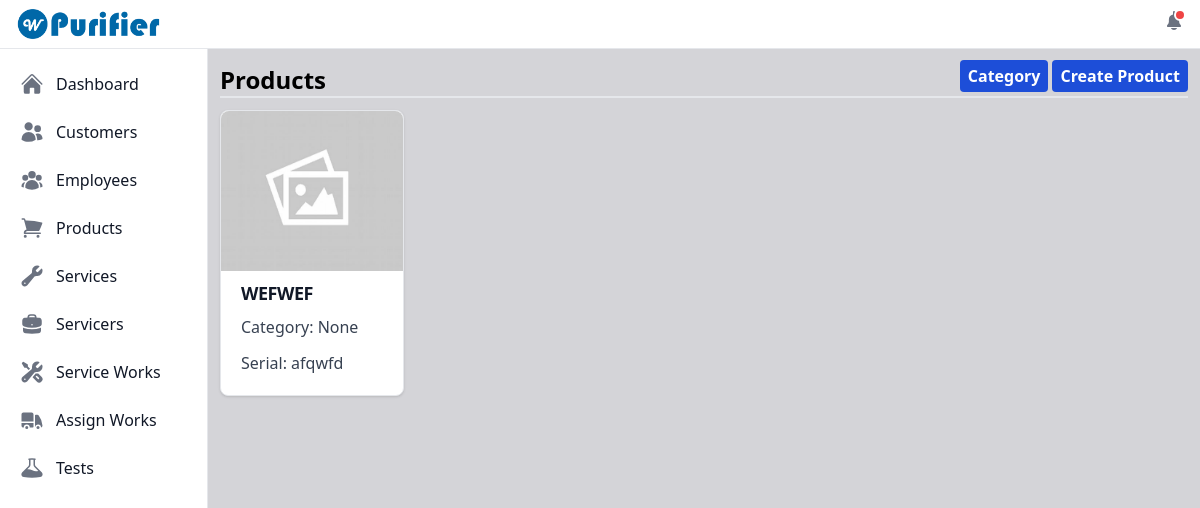
Page /view_products/ (signed in) on the earlier database version.
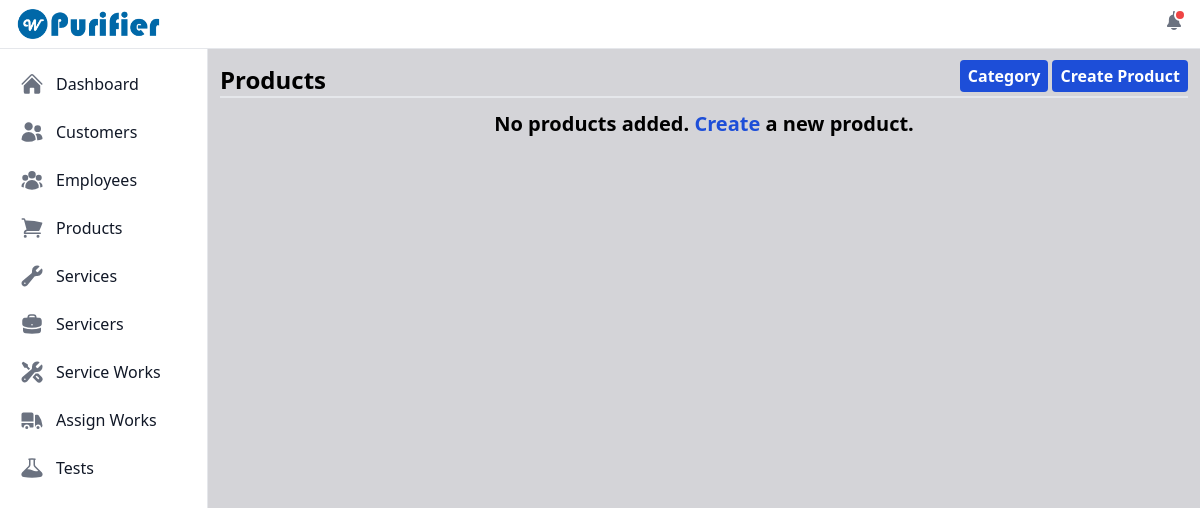
Same page on the later database version.
### purifier/models.py (models this page shows, shortened)
class Product(models.Model):
    id = models.UUIDField(primary_key=True, default=uuid.uuid4, unique=True, editable=False)
    product_serial = models.CharField(max_length=100, unique=True)
    category = models.ForeignKey(Category, on_delete=models.SET_NULL, blank=True, null=True)
    name = models.CharField(max_length=100)
    image = models.ImageField(null=True, blank=True, upload_to="product_images/")
    services = models.ManyToManyField(Service, blank=True)
    created_on = models.DateField(auto_now_add=True)

### purifier/views.py (the view)
# urls.py: path('view_products/', views.viewProducts, name='view_products'),
@login_required
def viewProducts(request):
    category_form = CategoryForm()
    product_form = ProductForm()
    products = Product.objects.all()
    products_exists = products.exists()
    context = {'category_form': category_form, 'product_form': product_form, 'products': products, 'products_exists': products_exists}
    return render(request, 'product/view_products.html', context)

### user_management/models.py (called while the page is built)
    def __str__(self):
        return self.username

### purifier/templates/product/view_products.html (shortened to what this page needs)
{% extends "index.html" %}
{% load static %}
{% block content %}
    <div class="flex justify-between">
        <span class="text-2xl font-bold flex self-end">Products</span>
        <div class="flex gap-x-1">
            <button id="dropdownCategoryButton" data-dropdown-toggle="dropdownCategory" data-dropdown-placement="bottom-end" class="bg-blue-700 p-1 px-2 mb-1 text-base font-bold rounded text-white" type="button">Category</button>
            <a href="{% url "purifier:create_product" %}"><button type="button" class="bg-blue-700 p-1 px-2 mb-1 text-base font-bold rounded text-white">Create Product</button></a>
        </div>
    </div>
    <hr class="border dark:border-gray-800">
    <div class="mt-3">
        {% if products_exists %}
        <div id="productsCardView" class="grid grid-cols-5 gap-3">
            {% for product in products  %}
            <div>
                <a href="{% url "purifier:each_product" product.id %}">
                    <div class="bg-white border border-gray-200 rounded-lg shadow dark:bg-gray-800 dark:border-gray-700">
                        {% if product.image %}
                            <img src="{{product.image.url}}" class="object-fill rounded-t-lg w-full h-40" alt="Profile not loading...">
                        {% else %}
                            <img src="{% static 'images/empty_img.jpg' %}" class="object-fill rounded-t-lg w-full h-40" alt="Profile not loading...">
                        {% endif %}
                        <div class="p-5 py-2">
                            <h5 class="mb-2 text-lg font-bold tracking-tight text-gray-900 dark:text-white truncate uppercase">{{product.name}}</h5>
                            <p class="mb-3 font-medium text-gray-700 dark:text-gray-400 truncate"><span>Category:</span> {{ product.category }}</p>
                            <p class="mb-3 font-medium text-gray-700 dark:text-gray-400 truncate"><span>Serial:</span> {{ product.product_serial }}</p>
                        </div>
                    </div>
                </a>
            </div>
            {% endfor %}
        </div>
        {% else %}
        <div class="flex justify-center">
            <span class="font-bold text-xl">No products added. <a href="{% url "purifier:create_product" %}" class="text-blue-700">Create</a> a new product.</span>
        </div>
        {% endif %}
    </div>
{% endblock content %}

### purifier/templates/index.html (shortened to what this page needs)
{% load static %}
<!DOCTYPE html>
<html>
    <head>
        <link rel="stylesheet" href="https://cdnjs.cloudflare.com/ajax/libs/font-awesome/6.4.2/css/all.min.css" />
        <script src="https://cdn.tailwindcss.com"></script>
        <link href="https://cdnjs.cloudflare.com/ajax/libs/flowbite/2.3.0/flowbite.min.css" rel="stylesheet" />
        <link rel="stylesheet" href="https://cdnjs.cloudflare.com/ajax/libs/jquery-toast-plugin/1.3.2/jquery.toast.min.css" />
        <link rel="stylesheet" type="text/css" href="https://cdn.datatables.net/1.11.5/css/dataTables.bootstrap5.min.css">
    </head>
    <body id="pageBodyView" class="bg-zinc-300 scroll-smooth">
        <nav class="fixed top-0 z-50 w-full bg-white border-b border-gray-200 dark:bg-gray-800 dark:border-gray-700">
            <div class="flex items-center justify-between p-2 px-4">
                <a href="{% url "purifier:view_dashboard" %}" class="flex items-center space-x-3 rtl:space-x-reverse">
                    <img src="{% static 'images/brandlogo.png' %}" class="h-8" alt="Brand Logo" />
                </a>
                <div class="flex items-center justify-between">
                    <div class="flex items-center me-2">
                        <button id="dropdownProfileButton" data-dropdown-toggle="dropdownLeftEnd" data-dropdown-placement="bottom-start" class="mb-3 md:mb-0 text-white font-bold text-sm uppercase tracking-wider text-center inline-flex items-center" type="button">{{request.user}}</button>
                    </div>
                    <div class="">
                        <button id="dropdownNotificationButton" data-dropdown-toggle="dropdownNotification" data-dropdown-placement="bottom-start" class="relative inline-flex items-center text-sm font-medium text-center text-gray-500 hover:text-gray-900 focus:outline-none dark:hover:text-white dark:text-gray-400" type="button">
                            <div id="ifNotificationDiv" class="absolute block w-3 h-3 bg-red-500 border-2 border-white rounded-full -top-0.5 start-2.5 dark:border-gray-900"></div>
                        </button>
                    </div>
                </div>
            </div>
        </nav>
        <aside id="logo-sidebar" class="fixed top-0 left-0 z-40 w-52 h-screen pt-16 transition-transform -translate-x-full bg-white border-r border-gray-200 sm:translate-x-0 dark:bg-gray-800 dark:border-gray-700" aria-label="Sidebar">
            <div class="h-full px-3 pb-4 overflow-y-auto bg-white dark:bg-gray-800">
                <ul class="space-y-2 font-medium">
                    <li>
                        <a href="{% url "purifier:view_dashboard" %}" class="flex items-center p-2 text-gray-900 rounded-lg dark:text-white hover:bg-gray-100 dark:hover:bg-gray-700 group">
                        <span class="ms-3">Dashboard</span>
                        </a>
                    </li>
                    <li>
                        <a href="{% url "purifier:view_customers" %}" class="flex items-center p-2 text-gray-900 rounded-lg dark:text-white hover:bg-gray-100 dark:hover:bg-gray-700 group">
                        <span class="ms-3">Customers</span>
                        </a>
                    </li>
                    <li>
                        <a href="{% url "purifier:view_employees" %}" class="flex items-center p-2 text-gray-900 rounded-lg dark:text-white hover:bg-gray-100 dark:hover:bg-gray-700 group">
                        <span class="ms-3">Employees</span>
                        </a>
                    </li>
                    <li>
                        <a href="{% url "purifier:view_products" %}" class="flex items-center p-2 text-gray-900 rounded-lg dark:text-white hover:bg-gray-100 dark:hover:bg-gray-700 group">
                        <span class="flex-1 ms-3 whitespace-nowrap">Products</span>
                        </a>
                    </li>
                    <li>
                        <a href="{% url "purifier:view_services" %}" class="flex items-center p-2 text-gray-900 rounded-lg dark:text-white hover:bg-gray-100 dark:hover:bg-gray-700 group">
                        <span class="flex-1 ms-3 whitespace-nowrap">Services</span>
                        </a>
                    </li>
                    <li>
                        <a href="{% url "purifier:view_servicers" %}" class="flex items-center p-2 text-gray-900 rounded-lg dark:text-white hover:bg-gray-100 dark:hover:bg-gray-700 group">
                        <span class="flex-1 ms-3 whitespace-nowrap">Servicers</span>
                        </a>
                    </li>
                    <li>
                        <a href="{% url "purifier:view_serviceworks" %}" class="flex items-center p-2 text-gray-900 rounded-lg dark:text-white hover:bg-gray-100 dark:hover:bg-gray-700 group">
                        <span class="flex-1 ms-3 whitespace-nowrap">Service Works</span>
                        </a>
                    </li>
                    <li>
                    <a href="{% url "purifier:view_assigns" %}" class="flex items-center p-2 text-gray-900 rounded-lg dark:text-white hover:bg-gray-100 dark:hover:bg-gray-700 group">
                        <span class="flex-1 ms-3 whitespace-nowrap">Assign Works</span>
                    </a>
                    </li>
                    <li>
                    <a href="{% url "purifier:view_tests" %}" class="flex items-center p-2 text-gray-900 rounded-lg dark:text-white hover:bg-gray-100 dark:hover:bg-gray-700 group">
                        <span class="flex-1 ms-3 whitespace-nowrap">Tests</span>
                    </a>
                    </li>
                </ul>
            </div>
        </aside>
        <div id="mainContent" class="grid p-3 sm:ml-52 sm:mt-12">
            {% block content %}{% endblock content %}
        </div>
    </body>
</html>

Differences in the rows shown:
removed Product: name "WEFWEF", category "None", product_serial "afqwfd"
Other differences:
text now shown: "No products added. Create a new product."
